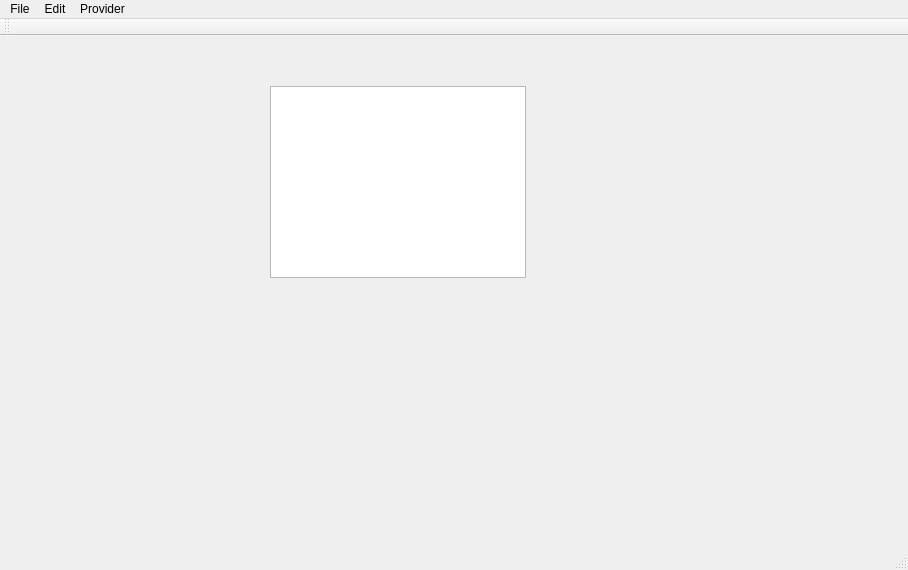
<?xml version="1.0" encoding="UTF-8"?>
<ui version="4.0">
 <class>MainWindow</class>
 <widget class="QMainWindow" name="MainWindow">
  <property name="geometry">
   <rect>
    <x>0</x>
    <y>0</y>
    <width>908</width>
    <height>570</height>
   </rect>
  </property>
  <property name="windowTitle">
   <string>MainWindow</string>
  </property>
  <widget class="QWidget" name="centralWidget">
   <widget class="QTreeView" name="actionsList">
    <property name="geometry">
     <rect>
      <x>270</x>
      <y>50</y>
      <width>256</width>
      <height>192</height>
     </rect>
    </property>
   </widget>
  </widget>
  <widget class="QMenuBar" name="menuBar">
   <property name="geometry">
    <rect>
     <x>0</x>
     <y>0</y>
     <width>908</width>
     <height>21</height>
    </rect>
   </property>
   <widget class="QMenu" name="menuFile">
    <property name="title">
     <string>File</string>
    </property>
    <addaction name="actionNew_project"/>
    <addaction name="actionOpen_project"/>
    <addaction name="actionSave_project"/>
    <addaction name="separator"/>
    <addaction name="actionSettings"/>
    <addaction name="actionExit"/>
   </widget>
   <widget class="QMenu" name="menuEdit">
    <property name="title">
     <string>Edit</string>
    </property>
   </widget>
   <widget class="QMenu" name="menuProvider">
    <property name="title">
     <string>Provider</string>
    </property>
    <addaction name="actionVirtualBox"/>
    <addaction name="actionVMWare"/>
    <addaction name="actionVagrant"/>
   </widget>
   <addaction name="menuFile"/>
   <addaction name="menuEdit"/>
   <addaction name="menuProvider"/>
  </widget>
  <widget class="QToolBar" name="mainToolBar">
   <attribute name="toolBarArea">
    <enum>TopToolBarArea</enum>
   </attribute>
   <attribute name="toolBarBreak">
    <bool>false</bool>
   </attribute>
  </widget>
  <widget class="QStatusBar" name="statusBar"/>
  <action name="actionNew_project">
   <property name="text">
    <string>New project</string>
   </property>
  </action>
  <action name="actionOpen_project">
   <property name="text">
    <string>Open project</string>
   </property>
  </action>
  <action name="actionSettings">
   <property name="text">
    <string>Settings</string>
   </property>
  </action>
  <action name="actionExit">
   <property name="text">
    <string>Exit</string>
   </property>
  </action>
  <action name="actionSave_project">
   <property name="text">
    <string>Save project</string>
   </property>
  </action>
  <action name="actionVirtualBox">
   <property name="text">
    <string>VirtualBox</string>
   </property>
  </action>
  <action name="actionVMWare">
   <property name="text">
    <string>VMWare</string>
   </property>
  </action>
  <action name="actionVagrant">
   <property name="text">
    <string>Vagrant</string>
   </property>
  </action>
 </widget>
 <layoutdefault spacing="6" margin="11"/>
 <resources/>
 <connections/>
</ui>
